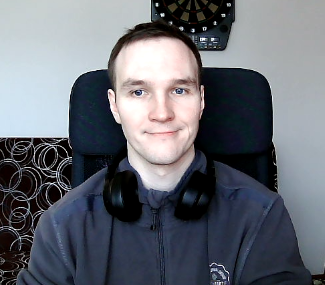
#> input picture photo.png, 325 x 285 px
$ jupyter execute FaceDetection.ipynb
#> lines starting #> are read from the running program, lines starting #| are printed output that depends on the picture; after the words box and inside, x2 and y2 are one past the last pixel; in counts of white or black regions, pixels touching at a corner belong together
[cell 1]
import requests
import cv2
from pathlib import Path
import matplotlib.pyplot as plt

[cell 2]
def ensure_harr_model(harr_model_name):
    my_file = Path(harr_model_name)
    if my_file.is_file():
        return

    base_url = 'https://raw.githubusercontent.com/opencv/opencv/master/data/haarcascades/'
    resourcePath = '{0}{1}'.format(base_url, harr_model_name)
    print(resourcePath)
    r = requests.get(resourcePath, allow_redirects=True)

    with open(harr_model_name,'w') as fd:
        fd.write(r.text)

[cell 3]
def get_faces(grey, harr_name):
    face_cascade = cv2.CascadeClassifier(harr_name)
    faces = face_cascade.detectMultiScale(grey,
    scaleFactor=1.02,
    minNeighbors= 4,
    minSize=(25, 25))
    print("Found {0} faces!".format(len(faces)))
    return faces

[cell 4]
def mark_faces(faces, image):
    for (x, y, w, h) in faces:
      cv2.rectangle(image, (x, y), (x+w, y+h), (255, 0, 0), 2)
    return image

[cell 5]
def save_file(image):
    cv2.imwrite("face_detected.jpg", image)

[cell 6]
harr_model = 'haarcascade_frontalcatface'
extension = 'xml'
harr_model_name = '{0}.{1}'.format(harr_model, extension)

imageName= 'photo.png'

ensure_harr_model(harr_model_name)
#> (the call stopped at in ensure_harr_model, `r = requests.get(resourcePath, allow_redirects=True)`: the network is not available in this run)

image = cv2.imread(imageName)
#> image is the input picture: shape (285, 325, 3); mean B, G, R 114.1, 106, 102.4
grey = cv2.cvtColor(image, cv2.COLOR_BGR2GRAY)
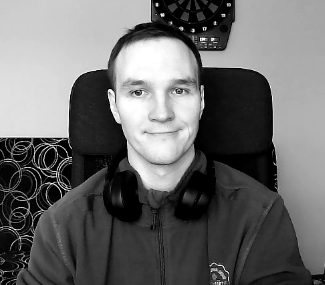
#> grey: shape (285, 325); min 0, max 255, mean 105.9

faces = get_faces(grey, harr_model_name)
#> in get_faces, `faces = face_cascade.detectMultiScale(grey, scaleFactor=1.02, minNeigh..`: faces = [[110, 45, 98, 98]]
#| Found 1 faces!
#> faces = [[110, 45, 98, 98]]
marked = mark_faces(faces, image)
#> the loop in mark_faces, `for (x, y, w, h) in faces:` made 1 pass
#> after the loop in mark_faces, `for (x, y, w, h) in faces:`:
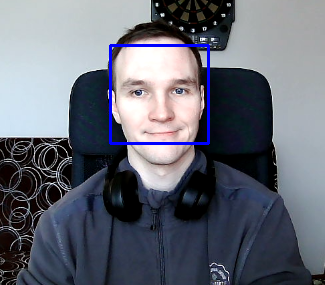
#> image: shape (285, 325, 3); 1.27% of pixels changed, all inside (x1, y1, x2, y2) = (109, 44, 210, 145)

save_file(image)
